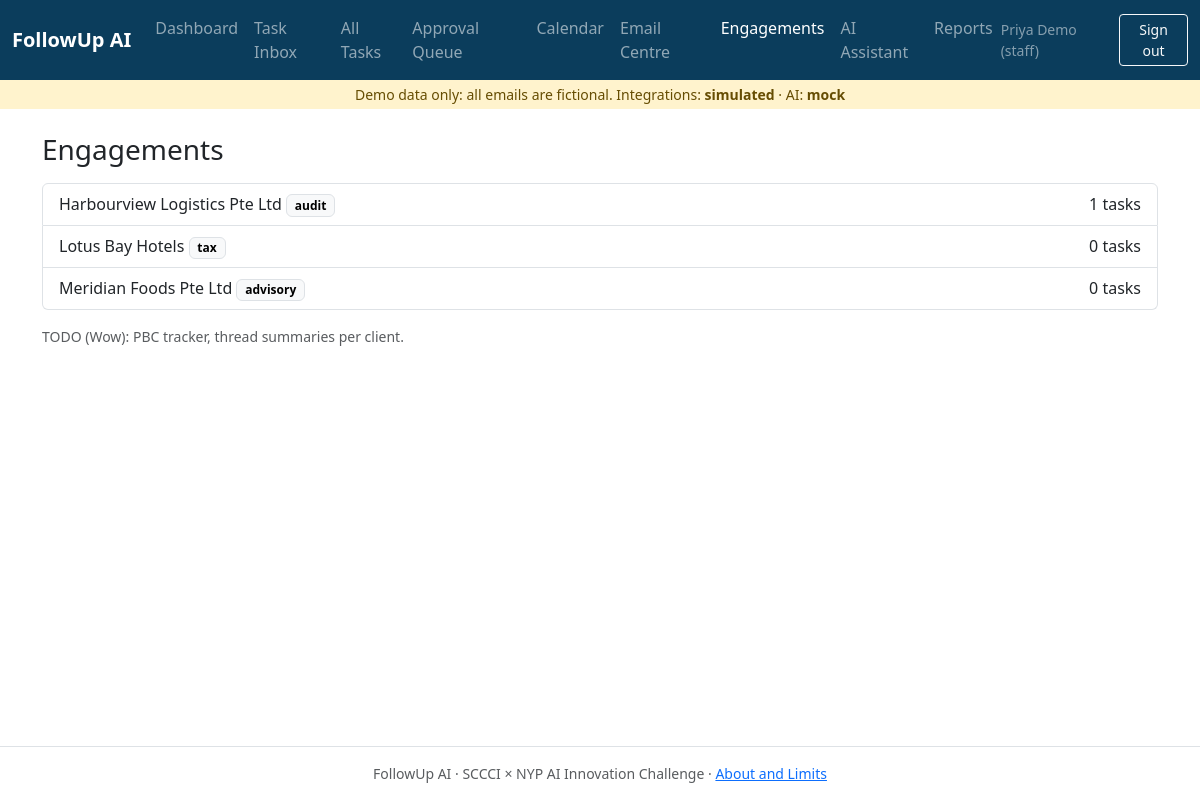
The page /engagements/ (signed in) on the database its author committed.
### app/models.py (models this page shows, shortened)
class User(UserMixin, db.Model):
    __tablename__ = "users"
    id = db.Column(db.Integer, primary_key=True)
    name = db.Column(db.String(80), nullable=False)
    email = db.Column(db.String(120), unique=True, nullable=False)
    password_hash = db.Column(db.String(255), nullable=False)
    role = db.Column(db.String(20), nullable=False, default="staff")  # staff | manager
    @property
    def is_manager(self) -> bool:
        return self.role == "manager"

class Client(db.Model):
    __tablename__ = "clients"
    id = db.Column(db.Integer, primary_key=True)
    name = db.Column(db.String(120), unique=True, nullable=False)
    service_line = db.Column(db.String(30), default="audit")  # audit | tax | ipo | advisory
    tasks = db.relationship("Task", back_populates="client")

### app/blueprints/engagements.py (the view)
@bp.route("/")
@login_required
def index():
    counts = dict(db.session.query(Task.client_id, func.count(Task.id)).group_by(Task.client_id).all())
    return render_template("engagements/index.html", clients=Client.query.order_by(Client.name).all(), counts=counts)

### app/templates/engagements/index.html (shortened to what this page needs)
{% extends "base.html" %}
{% block content %}
<h1 class="h3 mb-3">Engagements</h1>
<div class="list-group">{% for c in clients %}
  <a class="list-group-item list-group-item-action d-flex justify-content-between" href="{{ url_for('engagements.timeline', client_id=c.id) }}">
    <span>{{ c.name }} <span class="badge text-bg-light border">{{ c.service_line }}</span></span><span>{{ counts.get(c.id, 0) }} tasks</span></a>
{% endfor %}</div>
<p class="small text-muted mt-3">TODO (Wow): PBC tracker, thread summaries per client.</p>
{% endblock %}

### app/templates/base.html (shortened to what this page needs)
<!doctype html>
<html lang="en">
<head>
  <link href="https://cdn.jsdelivr.net/npm/bootstrap@5.3.3/dist/css/bootstrap.min.css" rel="stylesheet">
  <link href="{{ url_for('static', filename='css/app.css') }}" rel="stylesheet">
</head>
<body class="d-flex flex-column min-vh-100">
<nav class="navbar navbar-expand-lg navbar-dark bg-brand">
  <div class="container-fluid">
    <a class="navbar-brand fw-semibold" href="{{ url_for('dashboard.index') }}">FollowUp AI</a>
    {% if current_user.is_authenticated %}
    <div class="collapse navbar-collapse" id="nav">
      <ul class="navbar-nav me-auto">
        {% for endpoint, label, mgr in NAV %}{% if not mgr or current_user.is_manager %}
        <li class="nav-item"><a class="nav-link {{ 'active' if request.endpoint and request.endpoint.split('.')[0] == endpoint.split('.')[0] }}" href="{{ url_for(endpoint) }}">{{ label }}</a></li>
        {% endif %}{% endfor %}
      </ul>
      <form method="post" action="{{ url_for('auth.logout') }}" class="d-flex align-items-center gap-2">
        <span class="text-white-50 small">{{ current_user.name }} ({{ current_user.role }})</span>
        <button class="btn btn-sm btn-outline-light">Sign out</button>
      </form>
    </div>
    {% endif %}
  </div>
</nav>
<div class="demo-banner text-center small py-1">
  Demo data only: all emails are fictional. Integrations: <strong>{{ integrations_mode }}</strong> · AI: <strong>{{ llm_provider }}</strong>
</div>
<main class="container py-4 flex-grow-1">
  {% block content %}{% endblock %}
</main>
<footer class="border-top py-3 text-center small text-muted">
  FollowUp AI · SCCCI × NYP AI Innovation Challenge · <a href="{{ url_for('about.index') }}">About and Limits</a>
</footer>
</body>
</html>

### app/static/css/app.css (style rules this page uses)
:root { --brand: #0b3d5c; --accent: #0d8a8a; }
.bg-brand { background: var(--brand); }
.demo-banner { background: #fff3cd; color: #664d03; }

### rows shown on the page
User: name "Priya Demo", role "staff"
Client: name "Harbourview Logistics Pte Ltd", service_line "audit", get "1"
Client: name "Lotus Bay Hotels", service_line "tax", get "0"
Client: name "Meridian Foods Pte Ltd", service_line "advisory", get "0"

### other values the page prints
{{ label }} "Dashboard" "Task Inbox" "All Tasks" "Approval Queue" "Calendar" "Email Centre" "Engagements" "AI Assistant" "Reports"
{{ integrations_mode }} "simulated"
{{ llm_provider }} "mock"
